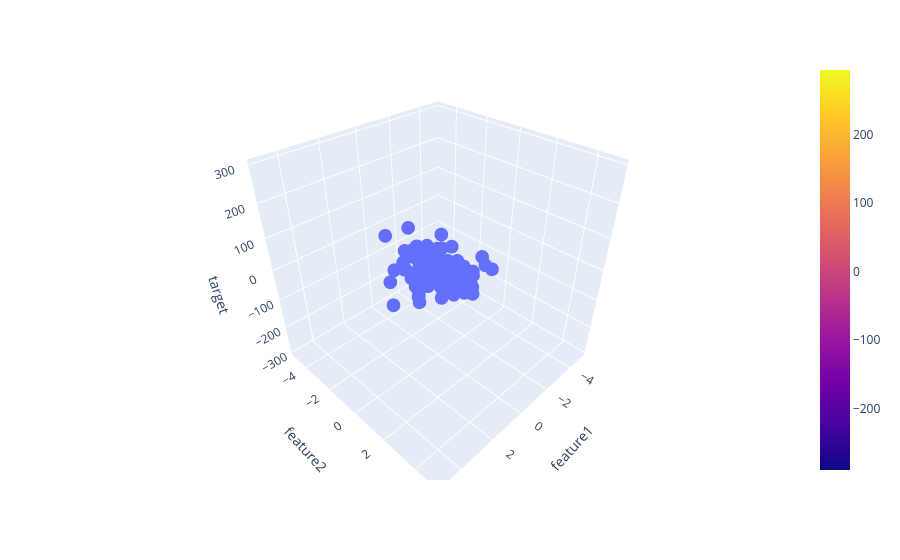

The cell this chart's notebook holds for it:
### Code cell
fig=px.scatter_3d(df, x='feature1',y='feature2',z='target')

fig.add_trace(go.Surface(x=x,y=y,z=z))
fig.show()
